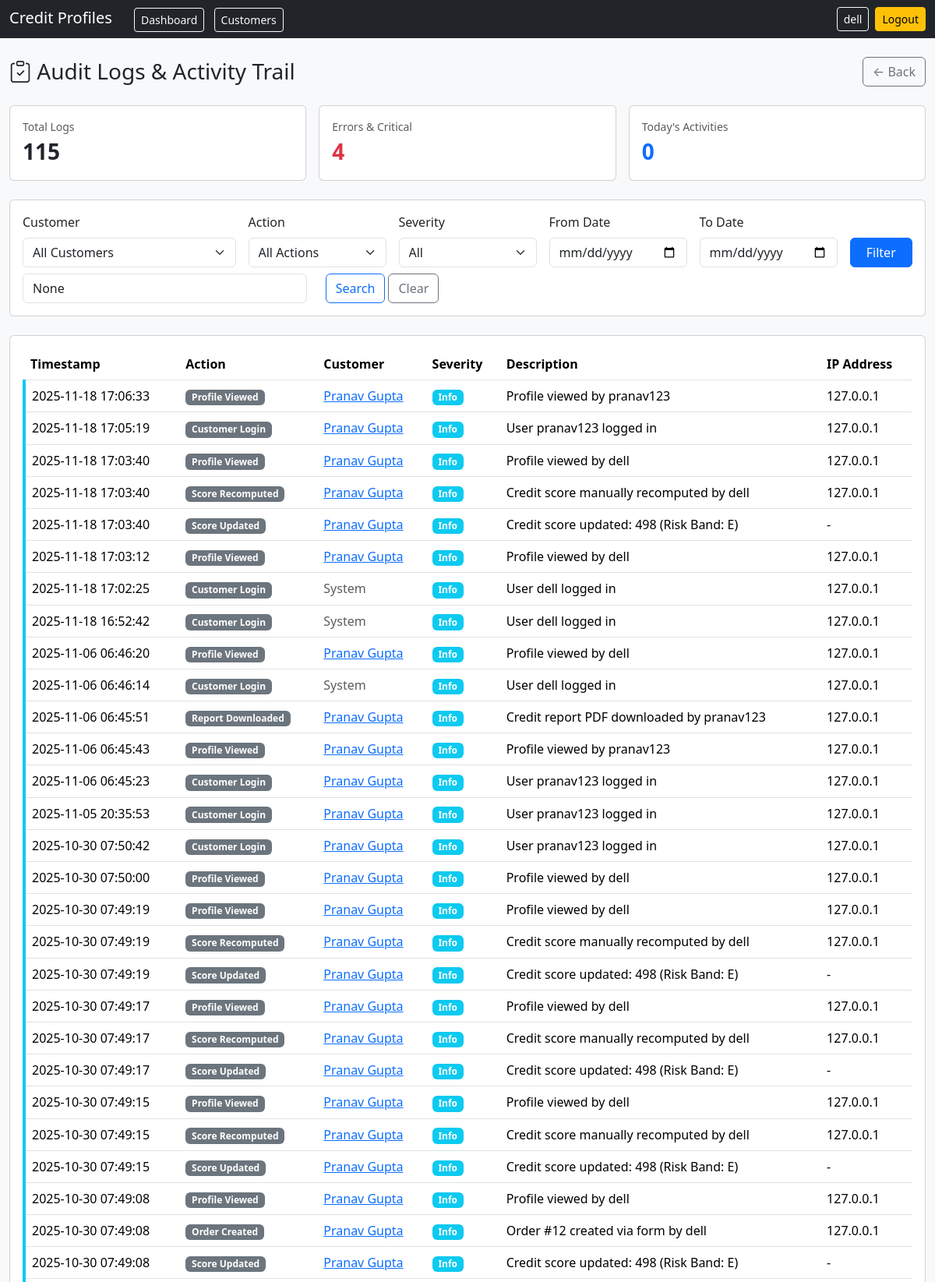
/audit-logs/ (signed in, upper part), run on the app's committed database.
### profiles/models.py (models this page shows, shortened)
class ActivityLog(models.Model):
    SEVERITY_CHOICES = [
        ("info", "Info"),
        ("warning", "Warning"),
        ("error", "Error"),
        ("critical", "Critical"),
    ]
    ACTION_CHOICES = [
        ("order_created", "Order Created"),
        ("order_status_changed", "Order Status Changed"),
        ("payment_success", "Payment Success"),
        ("payment_failed", "Payment Failed"),
        ("score_updated", "Score Updated"),
        ("score_recomputed", "Score Recomputed"),
        ("customer_login", "Customer Login"),
        ("profile_viewed", "Profile Viewed"),
        ("report_downloaded", "Report Downloaded"),
        ("customer_created", "Customer Created"),
        ("customer_updated", "Customer Updated"),
    ]
    id = models.BigAutoField(primary_key=True)
    customer = models.ForeignKey(Customer, on_delete=models.CASCADE, related_name="activity_logs", null=True, blank=True)
    action = models.CharField(max_length=50, choices=ACTION_CHOICES)
    severity = models.CharField(max_length=20, choices=SEVERITY_CHOICES, default="info")
    description = models.TextField(blank=True)
    metadata = models.JSONField(default=dict, blank=True)  # Store additional context like user_id, order_id, etc.
    created_at = models.DateTimeField(auto_now_add=True)
    ip_address = models.GenericIPAddressField(null=True, blank=True)
    user_agent = models.TextField(blank=True)
    class Meta:
        ordering = ["-created_at"]
        indexes = [
            models.Index(fields=["-created_at"]),
            models.Index(fields=["customer", "-created_at"]),
            models.Index(fields=["action", "-created_at"]),
            models.Index(fields=["severity", "-created_at"]),
        ]

class Customer(models.Model):
    id = models.UUIDField(primary_key=True, default=uuid.uuid4, editable=False)
    full_name = models.CharField(max_length=200)
    email = models.EmailField(unique=True)
    phone = models.CharField(max_length=30, blank=True)
    created_at = models.DateTimeField(auto_now_add=True)

### profiles/views_audit.py (the view, shortened to what this page needs)
# urls.py: path("audit-logs/", audit_logs_page, name="audit-logs"),
@login_required
@user_passes_test(lambda u: u.is_staff)
def audit_logs_page(request: HttpRequest) -> HttpResponse:
    logs = ActivityLog.objects.select_related("customer").all()
    customer_id = request.GET.get("customer")
    action_filter = request.GET.get("action")
    severity_filter = request.GET.get("severity")
    date_from = request.GET.get("date_from")
    date_to = request.GET.get("date_to")
    search = request.GET.get("search")
    if customer_id:
        try:
            customer = Customer.objects.get(id=customer_id)
            logs = logs.filter(customer=customer)
        except Customer.DoesNotExist:
            pass
    if action_filter:
        logs = logs.filter(action=action_filter)
    if severity_filter:
        logs = logs.filter(severity=severity_filter)
    if date_from:
        try:
            logs = logs.filter(created_at__gte=date_from)
        except Exception:
            pass
    if search:
        logs = logs.filter(
            Q(description__icontains=search) |
            Q(customer__full_name__icontains=search) |
            Q(customer__email__icontains=search)
        )
    from django.core.paginator import Paginator
    paginator = Paginator(logs, 50)
    page_number = request.GET.get("page", 1)
    page_obj = paginator.get_page(page_number)
    total_logs = logs.count()
    error_count = logs.filter(severity__in=["error", "critical"]).count()
    today_count = logs.filter(created_at__gte=timezone.now().replace(hour=0, minute=0, second=0)).count()
    context = {
        "logs": page_obj,
        "total_logs": total_logs,
        "error_count": error_count,
        "today_count": today_count,
        "action_choices": ActivityLog.ACTION_CHOICES,
        "severity_choices": ActivityLog.SEVERITY_CHOICES,
        "customers": Customer.objects.all().order_by("-created_at")[:100],
        "filters": {
            "customer": customer_id,
            "action": action_filter,
            "severity": severity_filter,
            "date_from": date_from,
            "date_to": date_to,
            "search": search,
        }
    }
    return render(request, "profiles/audit_logs.html", context)

### profiles/templates/profiles/audit_logs.html (shortened to what this page needs)
<!doctype html>
<html>
  <head>
    <link href="https://cdn.jsdelivr.net/npm/bootstrap@5.3.3/dist/css/bootstrap.min.css" rel="stylesheet">
    <link href="https://cdn.jsdelivr.net/npm/bootstrap-icons@1.11.3/font/bootstrap-icons.min.css" rel="stylesheet">
  </head>
  <body class="bg-light">
    <nav class="navbar navbar-expand-lg navbar-dark bg-dark">
      <div class="container-fluid d-flex justify-content-between">
        <div>
          <a class="navbar-brand" href="/dashboard/">Credit Profiles</a>
          <a class="btn btn-outline-light btn-sm ms-2" href="/dashboard/">Dashboard</a>
          <a class="btn btn-outline-light btn-sm ms-2" href="/customers/">Customers</a>
        </div>
        <div class="d-flex align-items-center gap-2">
          <a class="btn btn-sm btn-outline-light" href="/profile/">{{ user.username }}</a>
          <form method="post" action="/accounts/logout/" class="d-inline">
            <button class="btn btn-sm btn-warning" type="submit">Logout</button>
          </form>
        </div>
      </div>
    </nav>
    <div class="container-fluid py-4">
      <div class="d-flex justify-content-between align-items-center mb-4">
        <h1 class="h3 mb-0"><i class="bi bi-clipboard-check"></i> Audit Logs & Activity Trail</h1>
        <a href="/dashboard/" class="btn btn-outline-secondary">← Back</a>
      </div>
      <div class="row g-3 mb-4">
        <div class="col-md-4">
          <div class="card">
            <div class="card-body">
              <div class="text-muted small">Total Logs</div>
              <div class="fs-3 fw-bold">{{ total_logs }}</div>
            </div>
          </div>
        </div>
        <div class="col-md-4">
          <div class="card">
            <div class="card-body">
              <div class="text-muted small">Errors & Critical</div>
              <div class="fs-3 fw-bold text-danger">{{ error_count }}</div>
            </div>
          </div>
        </div>
        <div class="col-md-4">
          <div class="card">
            <div class="card-body">
              <div class="text-muted small">Today's Activities</div>
              <div class="fs-3 fw-bold text-primary">{{ today_count }}</div>
            </div>
          </div>
        </div>
      </div>
      <div class="card mb-4">
        <div class="card-body">
          <form method="get" class="row g-3">
            <div class="col-md-3">
              <label class="form-label">Customer</label>
              <select name="customer" class="form-select">
                <option value="">All Customers</option>
              </select>
            </div>
            <div class="col-md-2">
              <label class="form-label">Action</label>
              <select name="action" class="form-select">
                <option value="">All Actions</option>
              </select>
            </div>
            <div class="col-md-2">
              <label class="form-label">Severity</label>
              <select name="severity" class="form-select">
                <option value="">All</option>
              </select>
            </div>
            <div class="col-md-2">
              <label class="form-label">From Date</label>
              <input type="date" name="date_from" class="form-control" value="{{ filters.date_from }}" />
            </div>
            <div class="col-md-2">
              <label class="form-label">To Date</label>
              <input type="date" name="date_to" class="form-control" value="{{ filters.date_to }}" />
            </div>
            <div class="col-md-1">
              <label class="form-label">&nbsp;</label>
              <button type="submit" class="btn btn-primary w-100">Filter</button>
            </div>
          </form>
          <form method="get" class="mt-2">
            <div class="row">
              <div class="col-md-4">
                <input type="text" name="search" class="form-control" placeholder="Search description, name, email..." value="{{ filters.search }}" />
              </div>
              <div class="col-md-2">
                <button type="submit" class="btn btn-outline-primary">Search</button>
                <a href="/audit-logs/" class="btn btn-outline-secondary">Clear</a>
              </div>
            </div>
          </form>
        </div>
      </div>
      <div class="card">
        <div class="card-body">
          <div class="table-responsive">
            <table class="table table-hover">
              <thead>
                <tr>
                  <th>Timestamp</th>
                  <th>Action</th>
                  <th>Customer</th>
                  <th>Severity</th>
                  <th>Description</th>
                  <th>IP Address</th>
                </tr>
              </thead>
              <tbody>
                {% for log in logs %}
                <tr class="severity-{{ log.severity }}">
                  <td>{{ log.created_at|date:"Y-m-d H:i:s" }}</td>
                  <td><span class="badge bg-secondary">{{ log.get_action_display }}</span></td>
                  <td>
                    {% if log.customer %}
                      <a href="/customers/{{ log.customer.id }}/">{{ log.customer.full_name }}</a>
                    {% else %}
                      <span class="text-muted">System</span>
                    {% endif %}
                  </td>
                  <td>
                    <span class="badge
                      {% if log.severity == 'info' %}bg-info
                      {% elif log.severity == 'warning' %}bg-warning text-dark
                      {% elif log.severity == 'error' %}bg-danger
                      {% else %}bg-dark
                      {% endif %}">
                      {{ log.get_severity_display }}
                    </span>
                  </td>
                  <td>{{ log.description }}</td>
                  <td>{{ log.ip_address|default:"-" }}</td>
                </tr>
                {% empty %}
                <tr>
                  <td colspan="6" class="text-center text-muted py-4">No logs found</td>
                </tr>
                {% endfor %}
              </tbody>
            </table>
          </div>
        </div>
      </div>
    </div>
  </body>
</html>

### profiles/templates/profiles/audit_logs.html (style rules this page uses)
.severity-info { border-left: 4px solid #0dcaf0; }

### data on the page
ActivityLog: created_at "2025-11-18 17:06:33", action "Profile Viewed", customer.full_name "Pranav Gupta", severity "Info", description "Profile viewed by pranav123", ip_address "127.0.0.1"
ActivityLog: created_at "2025-11-18 17:05:19", action "Customer Login", customer.full_name "Pranav Gupta", severity "Info", description "User pranav123 logged in", ip_address "127.0.0.1"
ActivityLog: created_at "2025-11-18 17:03:40", action "Profile Viewed", customer.full_name "Pranav Gupta", severity "Info", description "Profile viewed by dell", ip_address "127.0.0.1"
ActivityLog: created_at "2025-11-18 17:03:40", action "Score Recomputed", customer.full_name "Pranav Gupta", severity "Info", description "Credit score manually recomputed by dell", ip_address "127.0.0.1"
ActivityLog: created_at "2025-11-18 17:03:40", action "Score Updated", customer.full_name "Pranav Gupta", severity "Info", description "Credit score updated: 498 (Risk Band: E)", ip_address "-"
ActivityLog: created_at "2025-11-18 17:03:12", action "Profile Viewed", customer.full_name "Pranav Gupta", severity "Info", description "Profile viewed by dell", ip_address "127.0.0.1"
ActivityLog: created_at "2025-11-18 17:02:25", action "Customer Login", shows "System", severity "Info", description "User dell logged in", ip_address "127.0.0.1"
ActivityLog: created_at "2025-11-18 16:52:42", action "Customer Login", shows "System", severity "Info", description "User dell logged in", ip_address "127.0.0.1"
ActivityLog: created_at "2025-11-06 06:46:20", action "Profile Viewed", customer.full_name "Pranav Gupta", severity "Info", description "Profile viewed by dell", ip_address "127.0.0.1"
ActivityLog: created_at "2025-11-06 06:46:14", action "Customer Login", shows "System", severity "Info", description "User dell logged in", ip_address "127.0.0.1"
ActivityLog: created_at "2025-11-06 06:45:51", action "Report Downloaded", customer.full_name "Pranav Gupta", severity "Info", description "Credit report PDF downloaded by pranav123", ip_address "127.0.0.1"
ActivityLog: created_at "2025-11-06 06:45:43", action "Profile Viewed", customer.full_name "Pranav Gupta", severity "Info", description "Profile viewed by pranav123", ip_address "127.0.0.1"
ActivityLog: created_at "2025-11-06 06:45:23", action "Customer Login", customer.full_name "Pranav Gupta", severity "Info", description "User pranav123 logged in", ip_address "127.0.0.1"
ActivityLog: created_at "2025-11-05 20:35:53", action "Customer Login", customer.full_name "Pranav Gupta", severity "Info", description "User pranav123 logged in", ip_address "127.0.0.1"
ActivityLog: created_at "2025-10-30 07:50:42", action "Customer Login", customer.full_name "Pranav Gupta", severity "Info", description "User pranav123 logged in", ip_address "127.0.0.1"
ActivityLog: created_at "2025-10-30 07:50:00", action "Profile Viewed", customer.full_name "Pranav Gupta", severity "Info", description "Profile viewed by dell", ip_address "127.0.0.1"
ActivityLog: created_at "2025-10-30 07:49:19", action "Profile Viewed", customer.full_name "Pranav Gupta", severity "Info", description "Profile viewed by dell", ip_address "127.0.0.1"
ActivityLog: created_at "2025-10-30 07:49:19", action "Score Recomputed", customer.full_name "Pranav Gupta", severity "Info", description "Credit score manually recomputed by dell", ip_address "127.0.0.1"
ActivityLog: created_at "2025-10-30 07:49:19", action "Score Updated", customer.full_name "Pranav Gupta", severity "Info", description "Credit score updated: 498 (Risk Band: E)", ip_address "-"
ActivityLog: created_at "2025-10-30 07:49:17", action "Profile Viewed", customer.full_name "Pranav Gupta", severity "Info", description "Profile viewed by dell", ip_address "127.0.0.1"
ActivityLog: created_at "2025-10-30 07:49:17", action "Score Recomputed", customer.full_name "Pranav Gupta", severity "Info", description "Credit score manually recomputed by dell", ip_address "127.0.0.1"
ActivityLog: created_at "2025-10-30 07:49:17", action "Score Updated", customer.full_name "Pranav Gupta", severity "Info", description "Credit score updated: 498 (Risk Band: E)", ip_address "-"
ActivityLog: created_at "2025-10-30 07:49:15", action "Profile Viewed", customer.full_name "Pranav Gupta", severity "Info", description "Profile viewed by dell", ip_address "127.0.0.1"
ActivityLog: created_at "2025-10-30 07:49:15", action "Score Recomputed", customer.full_name "Pranav Gupta", severity "Info", description "Credit score manually recomputed by dell", ip_address "127.0.0.1"
ActivityLog: created_at "2025-10-30 07:49:15", action "Score Updated", customer.full_name "Pranav Gupta", severity "Info", description "Credit score updated: 498 (Risk Band: E)", ip_address "-"
ActivityLog: created_at "2025-10-30 07:49:08", action "Profile Viewed", customer.full_name "Pranav Gupta", severity "Info", description "Profile viewed by dell", ip_address "127.0.0.1"
ActivityLog: created_at "2025-10-30 07:49:08", action "Order Created", customer.full_name "Pranav Gupta", severity "Info", description "Order #12 created via form by dell", ip_address "127.0.0.1"
ActivityLog: created_at "2025-10-30 07:49:08", action "Score Updated", customer.full_name "Pranav Gupta", severity "Info", description "Credit score updated: 498 (Risk Band: E)", ip_address "-"

### other printed values
{{ user.username }} "dell"
{{ total_logs }} "115"
{{ error_count }} "4"
{{ today_count }} "0"
